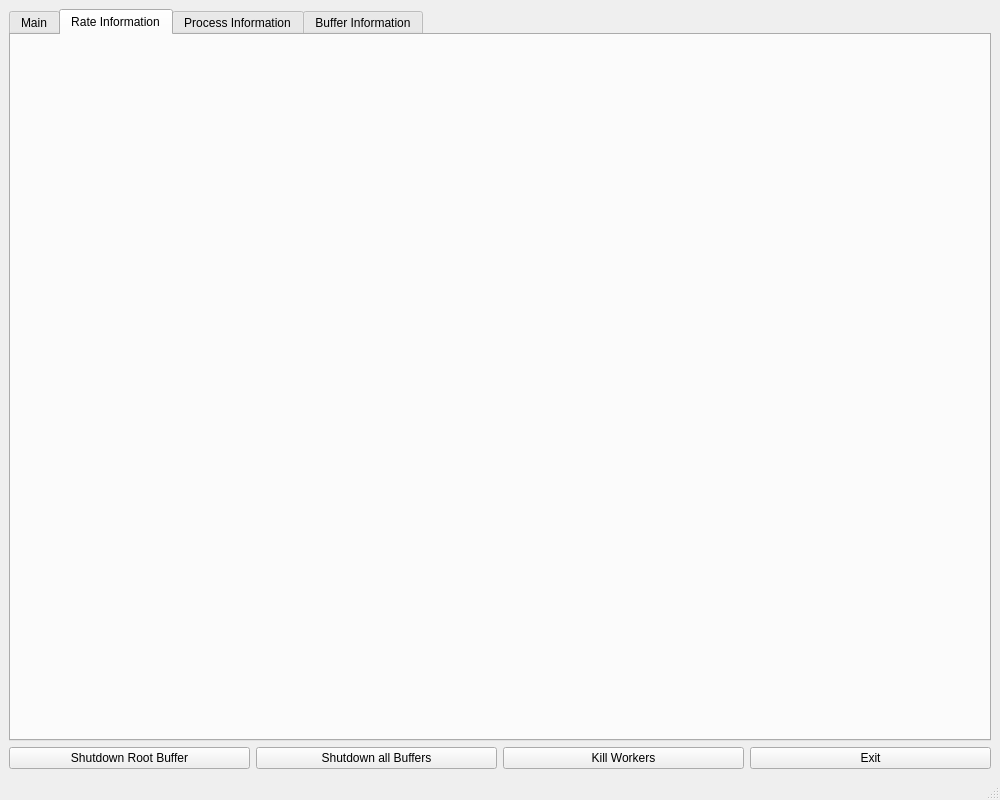
<?xml version="1.0" encoding="UTF-8"?>
<ui version="4.0">
 <class>MainWindow</class>
 <widget class="QMainWindow" name="MainWindow">
  <property name="geometry">
   <rect>
    <x>0</x>
    <y>0</y>
    <width>1000</width>
    <height>800</height>
   </rect>
  </property>
  <property name="windowTitle">
   <string>Buffer Manager</string>
  </property>
  <widget class="QWidget" name="centralwidget">
   <layout class="QVBoxLayout" name="verticalLayout">
    <item>
     <widget class="QTabWidget" name="tabWidget">
      <property name="tabPosition">
       <enum>QTabWidget::North</enum>
      </property>
      <property name="currentIndex">
       <number>1</number>
      </property>
      <property name="tabsClosable">
       <bool>false</bool>
      </property>
      <widget class="QWidget" name="main_tab">
       <attribute name="title">
        <string>Main</string>
       </attribute>
       <layout class="QVBoxLayout" name="verticalLayout_2">
        <item>
         <layout class="QVBoxLayout" name="verticalLayout_3">
          <item>
           <layout class="QHBoxLayout" name="horizontalLayout_2">
            <item>
             <widget class="QLabel" name="time_active">
              <property name="text">
               <string>Time active: </string>
              </property>
             </widget>
            </item>
            <item>
             <widget class="QLabel" name="processes_alive">
              <property name="text">
               <string>Processes Alive:</string>
              </property>
             </widget>
            </item>
           </layout>
          </item>
          <item>
           <widget class="QTableWidget" name="main_table"/>
          </item>
         </layout>
        </item>
       </layout>
      </widget>
      <widget class="QWidget" name="rate_tab">
       <attribute name="title">
        <string>Rate Information</string>
       </attribute>
       <layout class="QVBoxLayout" name="rateLayout">
        <item>
         <widget class="QWidget" name="ratePlaceholder" native="true"/>
        </item>
       </layout>
      </widget>
      <widget class="QWidget" name="process_tab">
       <attribute name="title">
        <string>Process Information</string>
       </attribute>
       <layout class="QVBoxLayout" name="processLayout">
        <item>
         <widget class="QWidget" name="processPlaceholder" native="true"/>
        </item>
       </layout>
      </widget>
      <widget class="QWidget" name="buffer_tab">
       <attribute name="title">
        <string>Buffer Information</string>
       </attribute>
       <layout class="QVBoxLayout" name="bufferLayout">
        <item>
         <widget class="QWidget" name="bufferPlaceholder" native="true"/>
        </item>
       </layout>
      </widget>
     </widget>
    </item>
    <item>
     <layout class="QHBoxLayout" name="buttonLayout">
      <item>
       <widget class="QPushButton" name="shutdownRootBuffer">
        <property name="text">
         <string>Shutdown Root Buffer</string>
        </property>
       </widget>
      </item>
      <item>
       <widget class="QPushButton" name="shutdownAllBuffers">
        <property name="text">
         <string>Shutdown all Buffers</string>
        </property>
       </widget>
      </item>
      <item>
       <widget class="QPushButton" name="killWorkers">
        <property name="text">
         <string>Kill Workers</string>
        </property>
       </widget>
      </item>
      <item>
       <widget class="QPushButton" name="exitButton">
        <property name="text">
         <string>Exit</string>
        </property>
       </widget>
      </item>
     </layout>
    </item>
   </layout>
  </widget>
  <widget class="QMenuBar" name="menubar">
   <property name="geometry">
    <rect>
     <x>0</x>
     <y>0</y>
     <width>1000</width>
     <height>24</height>
    </rect>
   </property>
  </widget>
  <widget class="QStatusBar" name="statusbar"/>
 </widget>
 <resources/>
 <connections/>
</ui>
